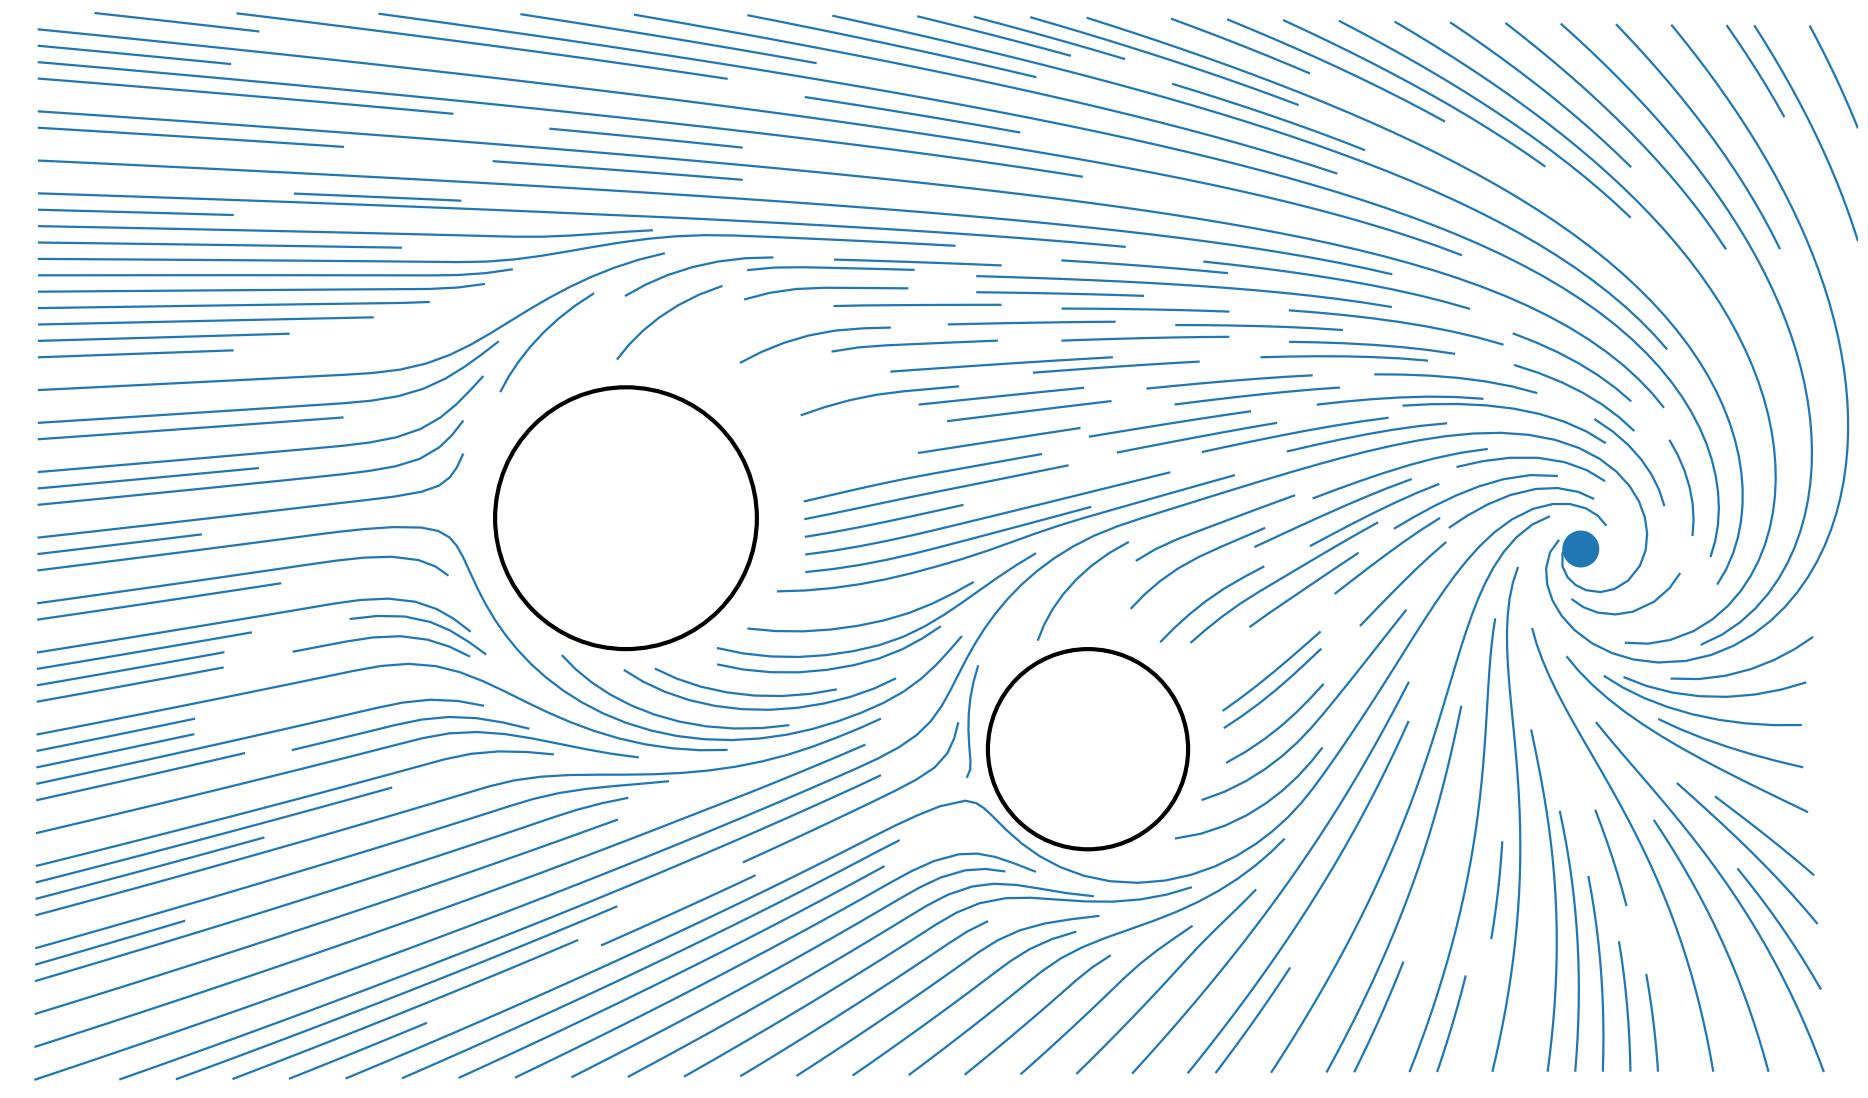

This figure's Python source:
"""
simple_streamplot.py

Static 2D flow-line drawing using matplotlib.streamplot.

Install:
    pip install numpy matplotlib

Run:
    python simple_streamplot.py

Output:
    simple_streamplot.png
"""

import numpy as np
import matplotlib.pyplot as plt


# --------------------------------------------------
# SETTINGS
# --------------------------------------------------

WIDTH = 12.0
HEIGHT = 7.0
GRID_X = 300
GRID_Y = 180

BASE_FLOW = np.array([1.2, 0.0])

OBSTACLES = [
    # (x, y, radius, strength)
    (4.0, 3.7, 0.85, 4.0),
    (7.0, 2.2, 0.65, 3.5),
]

DRAINS = [
    # (x, y, attraction, swirl)
    (10.2, 3.5, 2.1, 4.0),
]

STREAM_DENSITY = 2.2
LINE_WIDTH = 0.8
OUTPUT_FILE = "simple_streamplot.png"


def build_velocity_field(x: np.ndarray, y: np.ndarray) -> tuple[np.ndarray, np.ndarray]:
    """Build a vector field over the meshgrid."""
    u = np.full_like(x, BASE_FLOW[0], dtype=float)
    v = np.full_like(y, BASE_FLOW[1], dtype=float)

    for ox, oy, radius, strength in OBSTACLES:
        dx = x - ox
        dy = y - oy
        distance = np.sqrt(dx * dx + dy * dy)
        safe_distance = np.maximum(distance, 0.05)

        influence = np.clip((radius * 2.3 - distance) / (radius * 1.3), 0.0, 1.0)

        # Radial repulsion
        u += (dx / safe_distance) * influence * strength
        v += (dy / safe_distance) * influence * strength

        # Tangential bend
        u += (-dy / safe_distance) * influence * 0.8
        v += ( dx / safe_distance) * influence * 0.8

    for dx0, dy0, attraction, swirl in DRAINS:
        dx = dx0 - x
        dy = dy0 - y
        distance = np.sqrt(dx * dx + dy * dy)
        safe_distance = np.maximum(distance, 0.08)

        inward_x = dx / safe_distance
        inward_y = dy / safe_distance

        u += inward_x * attraction
        v += inward_y * attraction

        swirl_strength = swirl / (distance + 0.45)
        u += -inward_y * swirl_strength
        v +=  inward_x * swirl_strength

    return u, v


def main() -> None:
    x_values = np.linspace(0.0, WIDTH, GRID_X)
    y_values = np.linspace(0.0, HEIGHT, GRID_Y)
    x, y = np.meshgrid(x_values, y_values)

    u, v = build_velocity_field(x, y)

    # Mask obstacle interiors
    mask = np.zeros_like(x, dtype=bool)
    for ox, oy, radius, _strength in OBSTACLES:
        mask |= (x - ox) ** 2 + (y - oy) ** 2 < radius ** 2

    u = np.ma.array(u, mask=mask)
    v = np.ma.array(v, mask=mask)

    fig, ax = plt.subplots(figsize=(12, 7))
    ax.set_xlim(0, WIDTH)
    ax.set_ylim(0, HEIGHT)
    ax.set_aspect("equal")
    ax.axis("off")

    ax.streamplot(
        x,
        y,
        u,
        v,
        density=STREAM_DENSITY,
        linewidth=LINE_WIDTH,
        arrowsize=0.0,
        integration_direction="forward",
        maxlength=5.0,
    )

    for ox, oy, radius, _strength in OBSTACLES:
        ax.add_patch(plt.Circle((ox, oy), radius, fill=False, linewidth=1.5))

    for drain_x, drain_y, _attraction, _swirl in DRAINS:
        ax.add_patch(plt.Circle((drain_x, drain_y), 0.12, fill=True))

    fig.savefig(OUTPUT_FILE, dpi=200, bbox_inches="tight", pad_inches=0.05)
    print(f"Saved {OUTPUT_FILE}")
    plt.show()


if __name__ == "__main__":
    main()
